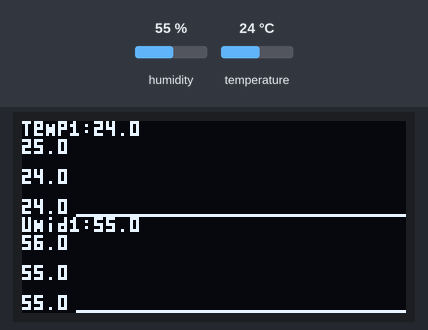
Simulated run of this program. Board: Raspberry Pi Pico running MicroPython. Parts: 128×64 one-colour display. The test bench sets the inputs (shaded band); at power-on: humidity 55 %, temperature 24 °C.

Above: at 1.3 s.
1.4 s: humidity set to 22 %
At 1.9 s:
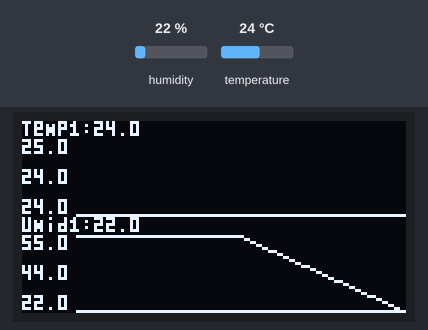
3.7 s: temperature set to 12 °C
At 4.6 s:
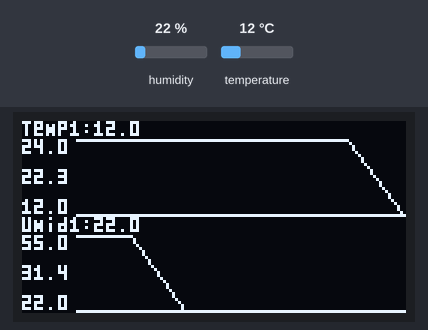
6.4 s: humidity set to 40 %
At 7.4 s:
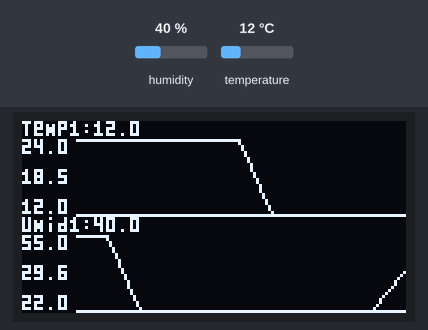
9.0 s: temperature set to 19 °C
At 10.1 s:
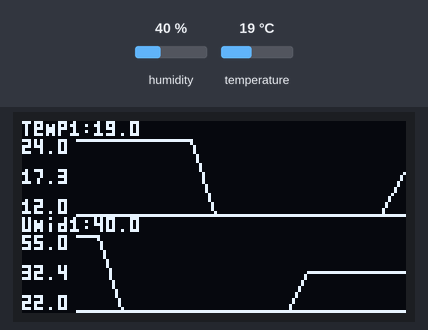
Timing chart, 0 to 12.0 s (numbered marks = the images above; inputs shaded):
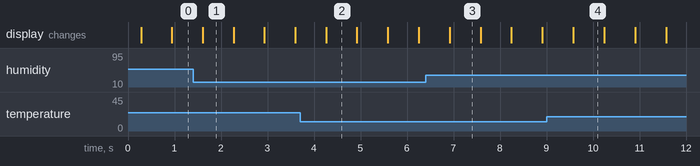

The program:

grafico_tela_dividida.py
```python
# Grafico tela dividida - Temperatura em cima, Umidade embaixo
# Plota dois graficos simultaneos do Sensor 1
# Resultado esperado: metade de cima mostra temperatura, metade de baixo mostra umidade

from machine import Pin, I2C
import time
from ssd1306 import SSD1306_I2C

AHT20_ADDR = 0x38
class AHT20:
    def __init__(self, i2c):
        self.i2c = i2c
        self.addr = AHT20_ADDR
        self.is_ready = False
        try:
            i2c.writeto(self.addr, b"\xbe")
            time.sleep(0.1)
            s = i2c.readfrom(self.addr, 1)[0]
            if (s & 0x08) == 0x08:
                self.is_ready = True
        except: pass
    def get_data(self):
        if not self.is_ready: return None, None
        try:
            self.i2c.writeto(self.addr, b"\xac\x33\x00")
            time.sleep(0.1)
            while self.i2c.readfrom(self.addr, 1)[0] & 0x80: time.sleep(0.01)
            d = self.i2c.readfrom(self.addr, 6)
            h = (((d[1] << 16) | (d[2] << 8) | d[3]) >> 4) * 100 / 0x100000
            t = (((d[3] & 0x0F) << 16) | (d[4] << 8) | d[5]) * 200 / 0x100000 - 50
            return round(t, 1), round(h, 1)
        except: return None, None

i2c = I2C(1, scl=Pin(3), sda=Pin(2), freq=400000)
oled = SSD1306_I2C(128, 64, i2c)
i2c1 = I2C(1, sda=Pin(2), scl=Pin(3), freq=400000)
aht = AHT20(i2c1)

# Fonte 3x5
_ft={"0":[7,5,5,5,7],"1":[2,6,2,2,7],"2":[7,1,7,4,7],"3":[7,1,7,1,7],
"4":[5,5,7,1,1],"5":[7,4,7,1,7],"6":[7,4,7,5,7],"7":[7,1,1,2,2],
"8":[7,5,7,5,7],"9":[7,5,7,1,7],".":[0,0,0,0,2],":":[0,2,0,2,0],
"-":[0,0,7,0,0],"T":[7,2,2,2,2],"e":[7,5,7,4,7],"m":[0,5,7,7,5],
"p":[7,5,7,4,4],"U":[5,5,5,5,7],"i":[2,0,2,2,2],"d":[1,1,7,5,7],
" ":[0,0,0,0,0]}
def _dc(x,y,c):
    g=_ft.get(c,_ft[" "])
    for r in range(5):
        b=g[r]
        for i in range(3):
            if b&(4>>i):oled.pixel(x+i,y+r,1)
def _dt(x,y,t):
    for c in str(t):_dc(x,y,c);x+=4

_bufs = {}
def plot_grafico(buf_id, valor, pos, titulo):
    if buf_id not in _bufs:
        _bufs[buf_id] = []
    buf = _bufs[buf_id]
    buf.append(float(valor))
    if len(buf) > 60: buf.pop(0)
    if pos == 1:
        y_tit, y_ini, y_fim = 0, 6, 31
    else:
        y_tit, y_ini, y_fim = 32, 38, 63
    alt = y_fim - y_ini
    oled.fill_rect(0, y_tit, 128, 5, 0)
    _dt(0, y_tit, titulo)
    oled.fill_rect(0, y_ini, 128, y_fim - y_ini + 1, 0)
    if len(buf) < 2:
        oled.show()
        return
    v_min, v_max = min(buf), max(buf)
    v_med = sum(buf) / len(buf)
    if v_max == v_min: v_max = v_min + 1
    _sw = max(len(str(round(v_max,1))),len(str(round(v_med,1))),len(str(round(v_min,1))))
    _x0 = _sw * 4 + 2
    oled.hline(_x0, y_fim, 128 - _x0, 1)
    n = len(buf)
    for i in range(n):
        y = y_fim - int((buf[i] - v_min) / (v_max - v_min) * alt)
        y = max(y_ini, min(y, y_fim))
        x = _x0 + int(i * (127 - _x0) / (n - 1)) if n > 1 else _x0
        if i > 0:
            yp = y_fim - int((buf[i-1] - v_min) / (v_max - v_min) * alt)
            yp = max(y_ini, min(yp, y_fim))
            xp = _x0 + int((i - 1) * (127 - _x0) / (n - 1))
            oled.line(xp, yp, x, y, 1)
        else:
            oled.pixel(x, y, 1)
    _dt(0, y_ini, str(round(v_max,1)))
    _dt(0, y_ini + alt // 2 - 2, str(round(v_med,1)))
    _dt(0, y_fim - 5, str(round(v_min,1)))
    oled.show()

while True:
    d = aht.get_data() if aht.is_ready else (None, None)
    temp = d[0] if d[0] is not None else 0
    umid = d[1] if d[1] is not None else 0
    plot_grafico("temp", temp, 1, "Temp1:" + str(round(temp, 1)))
    plot_grafico("umid", umid, 2, "Umid1:" + str(round(umid, 1)))
    time.sleep_ms(500)
```

Measured:
- after the input at 1.4 s, the display: changes after 0.21 s (image 1)
- what the display in image 1 shows lasts 0.7 s, from 1.6 s to 2.3 s
